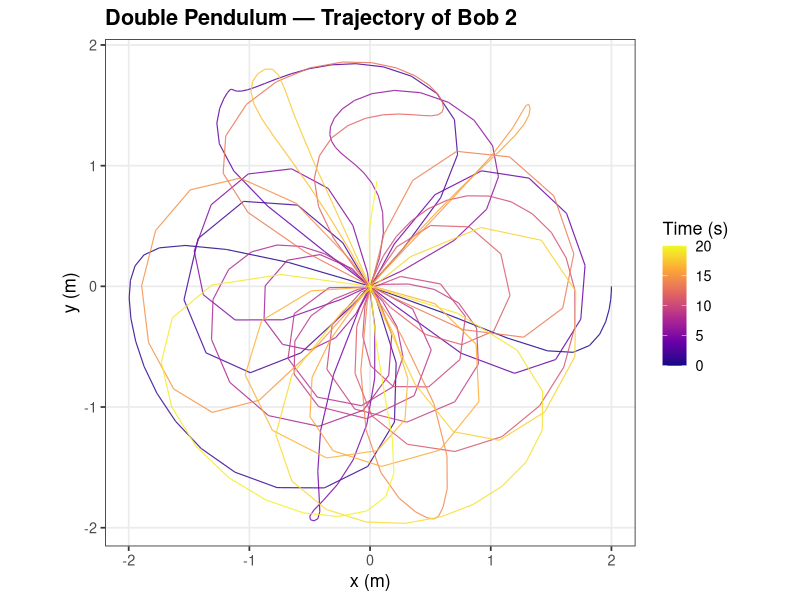

Write the R code that produced this figure. (Note: this script raises an error after producing the figure.)
# =============================================================================
#  Double Pendulum Simulator in R
#  Equations of Motion: Lagrangian formulation
#  Numerical Integration: deSolve::ode() with RK4 method
#  Visualization: ggplot2 + gganimate (animated) + static trajectory plot
#
#  Required packages (install once):
#    install.packages(c("deSolve", "ggplot2", "gganimate", "gifski", "dplyr"))
#
#  Usage: Source this file or run section by section.
# =============================================================================

library(deSolve)
library(ggplot2)
library(gganimate)
library(dplyr)

# ── 1. Configurable Parameters ────────────────────────────────────────────────
params <- c(
  m1 = 1, # mass of bob 1 (kg)
  m2 = 1, # mass of bob 2 (kg)
  l1 = 1, # length of rod 1 (m)
  l2 = 1, # length of rod 2 (m)
  g = 9.81 # gravitational acceleration (m/s^2)
)

# Initial state: [theta1, theta2, omega1, omega2]
# Angles measured from vertical (radians); omegas are angular velocities
state0 <- c(
  theta1 = pi / 2, # initial angle of rod 1 (90 degrees from vertical)
  theta2 = pi / 2, # initial angle of rod 2 (90 degrees from vertical)
  omega1 = 0, # initial angular velocity of rod 1
  omega2 = 0 # initial angular velocity of rod 2
)

# Time vector: 0 to 20 seconds, step = 0.05 s
times <- seq(0, 20, by = 0.05)

# ── 2. Equations of Motion (Lagrangian ODEs) ──────────────────────────────────
# State vector: y = c(theta1, theta2, omega1, omega2)
# delta = theta2 - theta1
# denom = l * (2*m1 + m2 - m2 * cos(2*delta))
#
# d(theta1)/dt = omega1
# d(theta2)/dt = omega2
# d(omega1)/dt = [ -g*(2m1+m2)*sin(theta1) - m2*g*sin(theta1-2*theta2)
#                  - 2*sin(delta)*m2*(omega2^2*l2 + omega1^2*l1*cos(delta)) ]
#                / (l1 * (2*m1 + m2 - m2*cos(2*delta)))
# d(omega2)/dt = [ 2*sin(delta)*(omega1^2*l1*(m1+m2) + g*(m1+m2)*cos(theta1)
#                  + omega2^2*l2*m2*cos(delta)) ]
#                / (l2 * (2*m1 + m2 - m2*cos(2*delta)))

double_pendulum <- function(t, state, parameters) {
  with(as.list(c(state, parameters)), {
    delta <- theta2 - theta1
    denom <- 2 * m1 + m2 - m2 * cos(2 * delta) # shared denominator

    dtheta1 <- omega1
    dtheta2 <- omega2

    domega1 <- (-g *
      (2 * m1 + m2) *
      sin(theta1) -
      m2 * g * sin(theta1 - 2 * theta2) -
      2 * sin(delta) * m2 * (omega2^2 * l2 + omega1^2 * l1 * cos(delta))) /
      (l1 * denom)

    domega2 <- (2 *
      sin(delta) *
      (omega1^2 *
        l1 *
        (m1 + m2) +
        g * (m1 + m2) * cos(theta1) +
        omega2^2 * l2 * m2 * cos(delta))) /
      (l2 * denom)

    list(c(dtheta1, dtheta2, domega1, domega2))
  })
}

# ── 3. Solve the ODEs ─────────────────────────────────────────────────────────
cat("Solving double pendulum ODEs...\n")
sol <- ode(
  y = state0,
  times = times,
  func = double_pendulum,
  parms = params,
  method = "rk4" # explicit 4th-order Runge-Kutta
)
cat(sprintf("Done. %d time steps solved.\n", nrow(sol)))

# ── 4. Convert Angles to Cartesian Coordinates ────────────────────────────────
df <- as.data.frame(sol) %>%
  mutate(
    # Bob 1 position (pivot at origin)
    x1 = params["l1"] * sin(theta1),
    y1 = -params["l1"] * cos(theta1),
    # Bob 2 position (relative to bob 1)
    x2 = x1 + params["l2"] * sin(theta2),
    y2 = y1 - params["l2"] * cos(theta2),
    # Frame index for animation
    frame = row_number()
  )

cat(sprintf("Coordinate ranges:\n"))
cat(sprintf("  x2: [%.3f, %.3f]\n", min(df$x2), max(df$x2)))
cat(sprintf("  y2: [%.3f, %.3f]\n", min(df$y2), max(df$y2)))

# ── 5. Static Trajectory Plot ─────────────────────────────────────────────────
p_traj <- ggplot(df, aes(x = x2, y = y2, color = time)) +
  geom_path(linewidth = 0.4, alpha = 0.85) +
  scale_color_viridis_c(option = "plasma", name = "Time (s)") +
  coord_equal() +
  labs(
    title = "Double Pendulum — Trajectory of Bob 2",
    #subtitle = expression(theta[1] == theta[2] == pi/2 ~ ", " ~ m[1] == m[2] == 1 ~ "kg, " ~ L[1] == L[2] == 1 ~ "m"),
    x = "x (m)",
    y = "y (m)"
  ) +
  theme_bw(base_size = 13) +
  theme(
    plot.title = element_text(face = "bold"),
    panel.grid.minor = element_blank(),
    legend.position = "right"
  )

ggsave(
  "double_pendulum_trajectory.png",
  p_traj,
  width = 6,
  height = 6,
  dpi = 150,
  bg = "white"
)
cat("Saved: double_pendulum_trajectory.png\n")

# ── 6. Animated Pendulum Visualization ───────────────────────────────────────
# Build a tidy data frame for each frame containing:
#   - The two rod segments (origin→bob1, bob1→bob2)
#   - The trail of bob 2 (last 30 steps)

trail_len <- 30 # number of frames in the trailing path

# Rod segments (two rows per frame: rod1 and rod2)
rods <- df %>%
  select(time, frame, x1, y1, x2, y2) %>%
  mutate(
    # Rod 1: pivot (0,0) → bob1
    r1_x = x1,
    r1_y = y1,
    # Rod 2: bob1 → bob2
    r2_x = x2,
    r2_y = y2
  )

# Build trail: for each frame, include the last `trail_len` positions of bob 2
trail_df <- lapply(df$frame, function(i) {
  start_i <- max(1, i - trail_len)
  slice(df, start_i:i) %>%
    mutate(anim_frame = i, alpha_val = seq(0.1, 1, length.out = n()))
}) %>%
  bind_rows()

# Main animation: pendulum rods + bobs + trail
p_anim <- ggplot() +
  # Trail of bob 2
  geom_path(
    data = trail_df,
    aes(x = x2, y = y2, group = anim_frame, alpha = alpha_val),
    color = "#e84393",
    linewidth = 0.8
  ) +
  # Rod 1: pivot to bob 1
  geom_segment(
    data = rods,
    aes(x = 0, y = 0, xend = x1, yend = y1),
    color = "grey80",
    linewidth = 1.5
  ) +
  # Rod 2: bob 1 to bob 2
  geom_segment(
    data = rods,
    aes(x = x1, y = y1, xend = x2, yend = y2),
    color = "grey80",
    linewidth = 1.5
  ) +
  # Bob 1 (gold)
  geom_point(
    data = rods,
    aes(x = x1, y = y1),
    color = "#f5c542",
    size = 5
  ) +
  # Bob 2 (pink)
  geom_point(
    data = rods,
    aes(x = x2, y = y2),
    color = "#e84393",
    size = 5
  ) +
  # Pivot point
  geom_point(aes(x = 0, y = 0), color = "white", size = 3) +
  # Time label
  geom_text(
    data = rods,
    aes(x = -2.0, y = 2.0, label = sprintf("t = %.1f s", time)),
    color = "grey90",
    size = 4,
    hjust = 0
  ) +
  coord_equal(xlim = c(-2.2, 2.2), ylim = c(-2.2, 2.2)) +
  scale_alpha_identity() +
  labs(
    title = "Double Pendulum Simulation",
    #subtitle = expression(m[1] == m[2] == 1 ~ "kg," ~ L[1] == L[2] == 1 ~ "m," ~ theta[1] == theta[2] == 90*degree),
    x = "x (m)",
    y = "y (m)"
  ) +
  theme_void(base_size = 13) +
  theme(
    plot.background = element_rect(fill = "#0d0d0d", color = NA),
    panel.background = element_rect(fill = "#0d0d0d", color = NA),
    plot.title = element_text(
      color = "white",
      face = "bold",
      hjust = 0.5,
      size = 14
    ),
    plot.subtitle = element_text(color = "grey70", hjust = 0.5, size = 10),
    axis.title = element_text(color = "grey70"),
    axis.text = element_text(color = "grey60")
  ) +
  # Animate: one frame per time step
  transition_manual(frame)

cat("Rendering animation (this may take 1–3 minutes)...\n")
anim <- animate(
  p_anim,
  nframes = nrow(df),
  fps = 20,
  width = 500,
  height = 500,
  renderer = gifski_renderer("double_pendulum.gif")
)
cat("Saved: double_pendulum.gif\n")

cat("\n=== Simulation complete! ===\n")
cat("Output files:\n")
cat("  double_pendulum_trajectory.png  — static trajectory of bob 2\n")
cat("  double_pendulum.gif             — animated pendulum\n")
